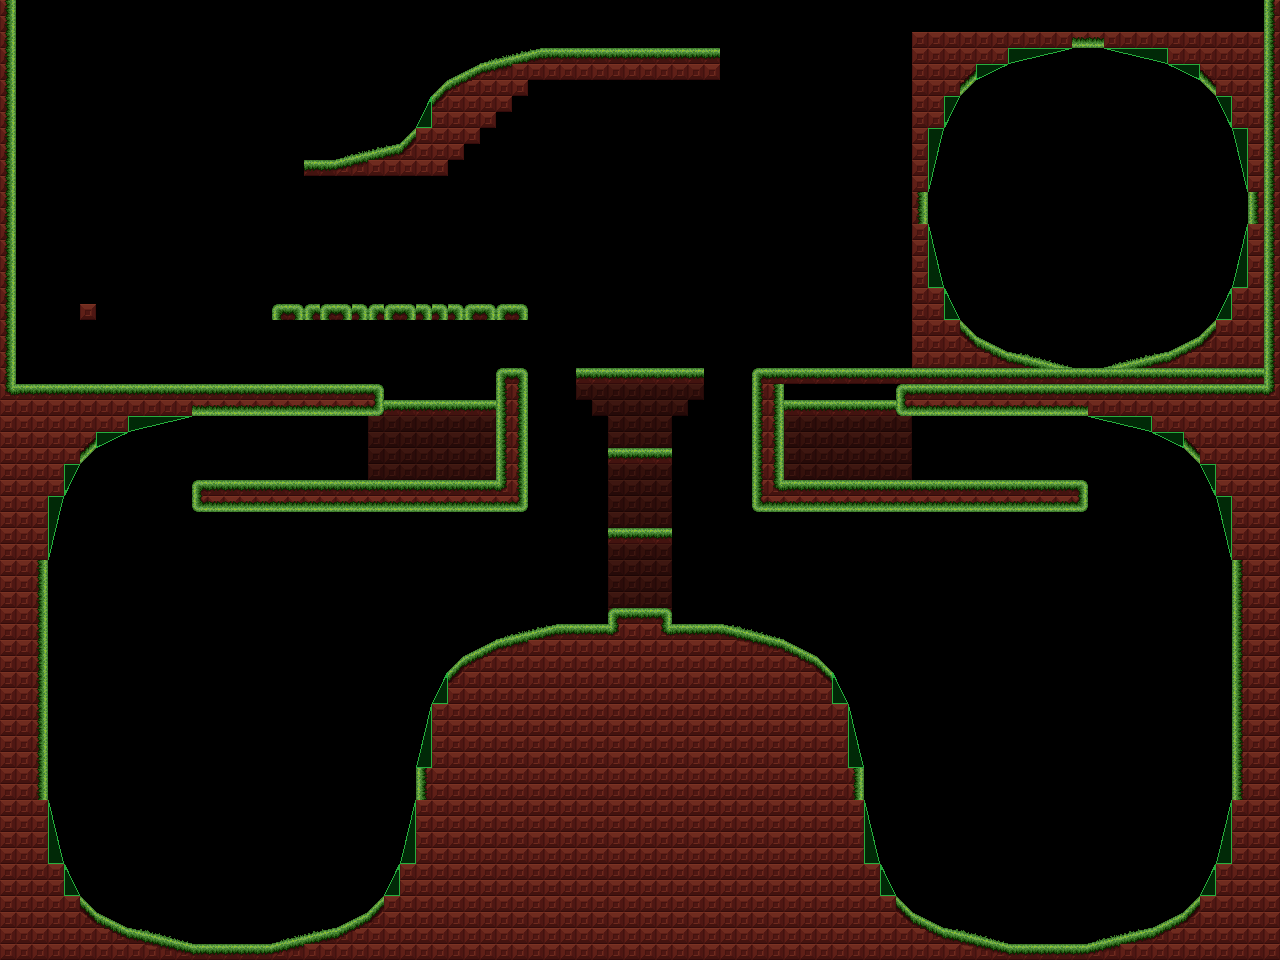

This is a level from a 2D game, rendered from its Tiled map with the project's own tilesets. A one-line summary and the map file follow, with tile-layer data summarised:
An orthogonal 80x60 tile map with 16x16 px tiles, 4 tile layers (Tile Layer 2, background, ground, foreground), 3 tilesets and 9 objects (4x launcher, 3x diamond, player-start, layer-transition).

<map version="1.0" tiledversion="1.0.3" orientation="orthogonal" renderorder="right-down" width="80" height="60" tilewidth="16" tileheight="16" nextobjectid="15">
 <tileset firstgid="1" source="tileset4.tsx" />
 <tileset firstgid="257" source="slopewalls.tsx" />
 <tileset firstgid="305" source="items.tsx" />
 <layer name="Tile Layer 2" width="80" height="60">
  <data>[4800 cells, 163 non-empty, 2 distinct tile ids]</data>
 </layer>
 <layer name="background" width="80" height="60">
  <data>[4800 cells, 44 non-empty, 18 distinct tile ids]</data>
 </layer>
 <layer name="ground" width="80" height="60">
  <data>[4800 cells, 1455 non-empty, 76 distinct tile ids]</data>
 </layer>
 <layer name="foreground" width="80" height="60">
  <data>[4800 cells, 34 non-empty, 17 distinct tile ids]</data>
 </layer>
 <objectgroup name="Object Layer 1">
  <object id="1" type="player-start" x="882.898" y="305.041" width="31.795" height="44.6721">
   <properties>
    <property name="sprite-sheet" value="mc" />
   </properties>
  </object>
  <object id="6" type="diamond" gid="305" x="800" y="352" width="16" height="16" />
  <object id="7" type="diamond" gid="305" x="816" y="352" width="16" height="16" />
  <object id="8" type="diamond" gid="305" x="832" y="352" width="16" height="16" />
  <object id="9" type="launcher" gid="25" x="592" y="369" width="96" height="17">
   <properties>
    <property name="launch" value="0, -467" />
   </properties>
  </object>
  <object id="10" type="launcher" gid="23" x="224" y="945" width="16" height="17">
   <properties>
    <property name="boost" value="-250, 0" />
   </properties>
  </object>
  <object id="11" type="launcher" gid="22" x="1040.19" y="944.327" width="16" height="17">
   <properties>
    <property name="boost" value="250, 0" />
   </properties>
  </object>
  <object id="13" type="layer-transition" x="1080.09" y="34.078" width="19.058" height="154.137" />
  <object id="14" type="launcher" gid="22" x="944.02" y="368.063" width="16" height="17">
   <properties>
    <property name="boost" value="350, 0" />
   </properties>
  </object>
 </objectgroup>
</map>
